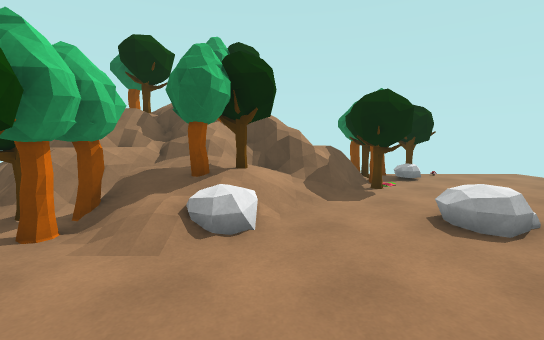
View 1 (above)

24 first-person views from a walk through a Unity game level. The camera is 1.5 m above the floor, tilts 6° down and sees 90° across. The floor is counted in squares, 1 m on a side. Each view is taken from the middle of a square. On the plan, view 1 faces up. The plan holds only what a view shows up to about 14 squares ahead; the rest is blank. The player is left out. Surface patterns are stand-ins for the level's own textures.

View 2
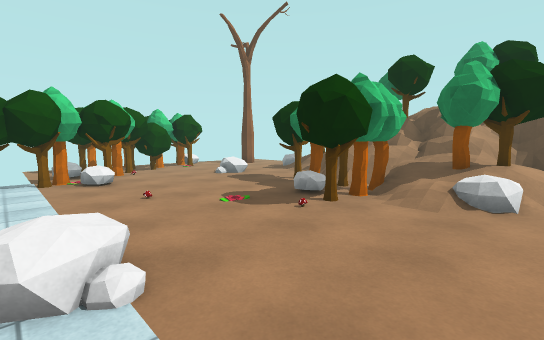

View 3
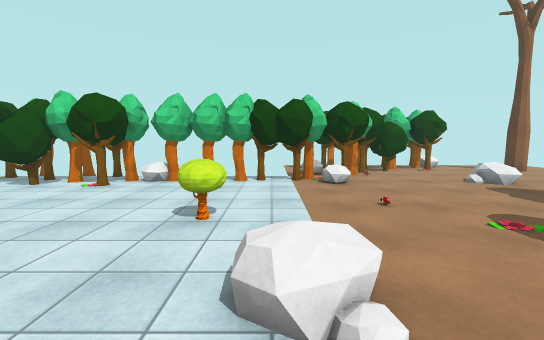

View 4
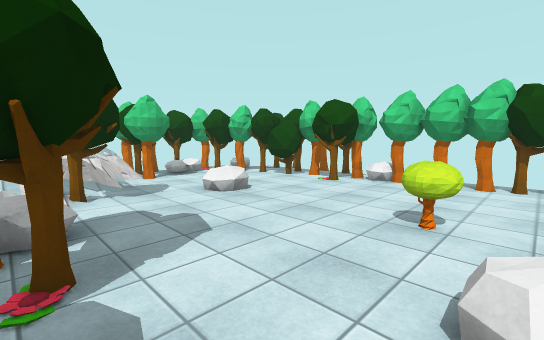

View 5
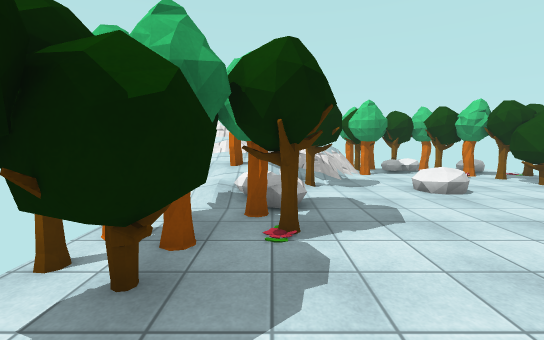

View 6
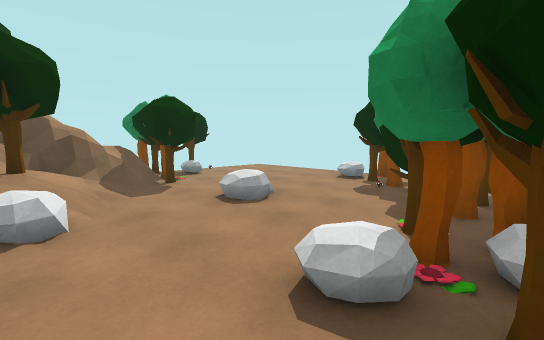

View 7
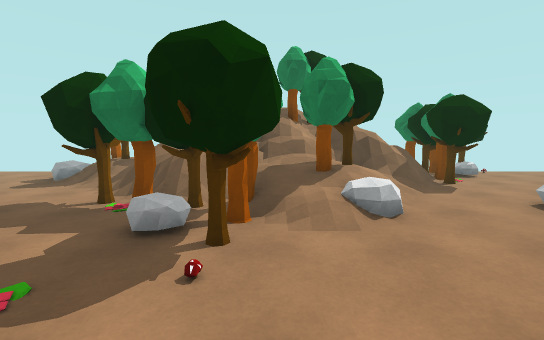

View 8
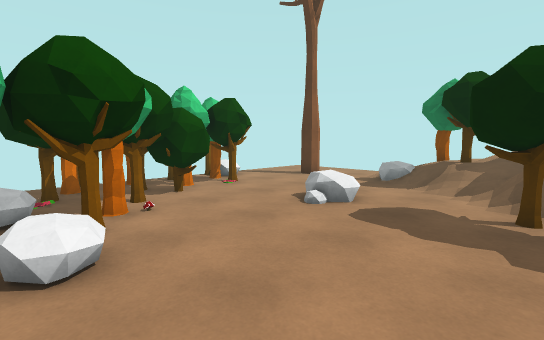

View 9
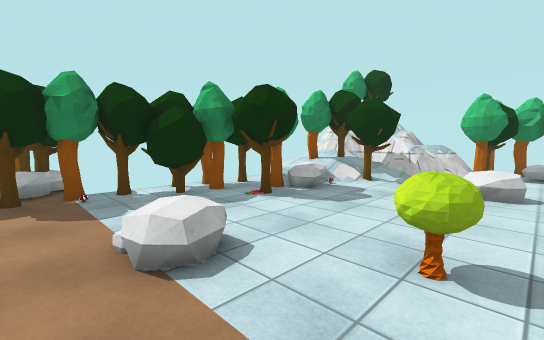

View 10
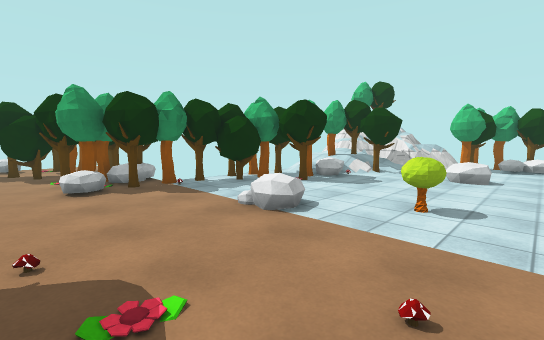

View 11
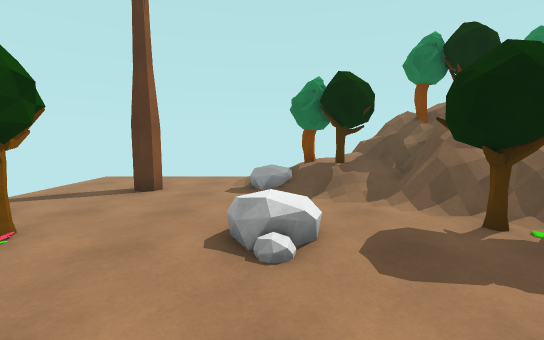

View 12
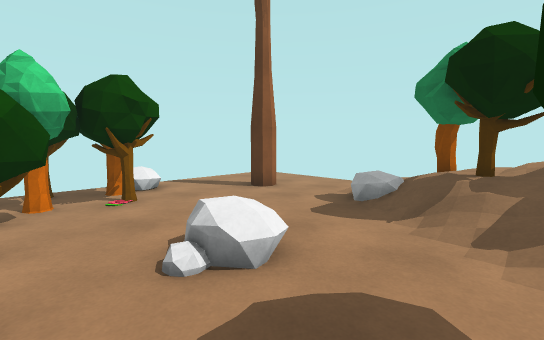

View 13
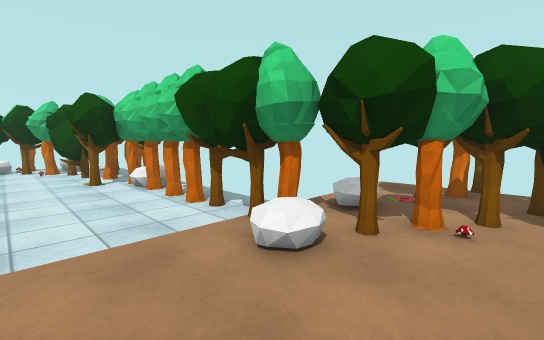

View 14
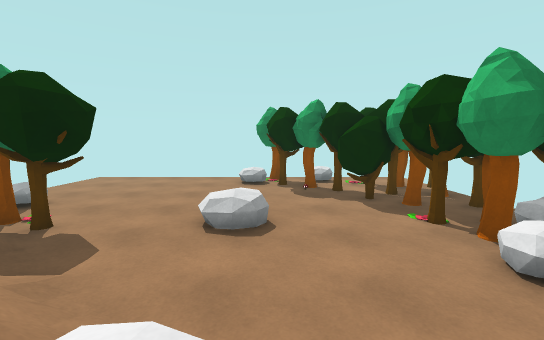

View 15
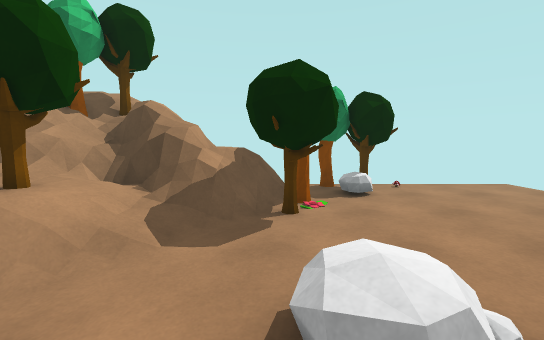

View 16
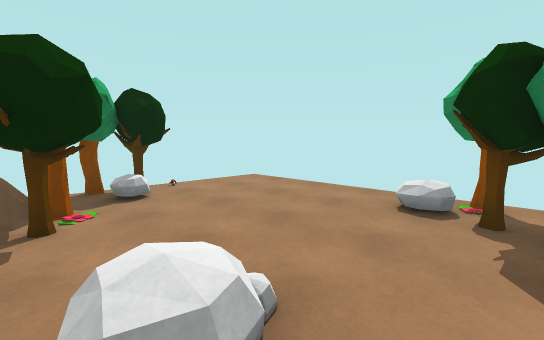

View 17
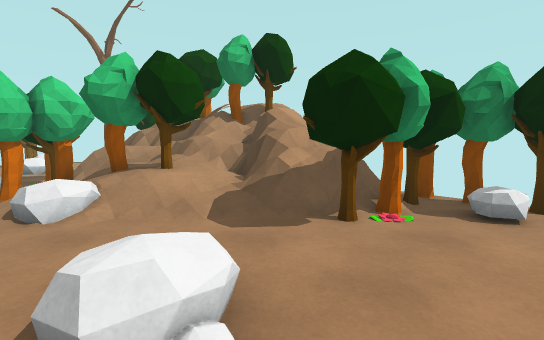

View 18
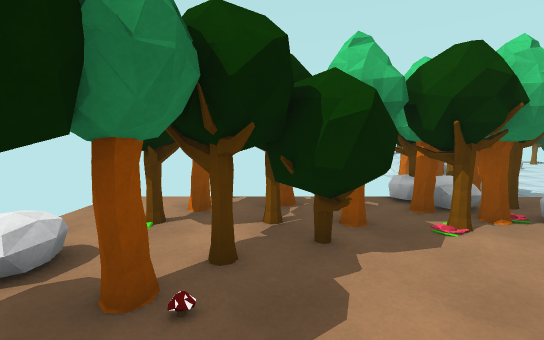

View 19
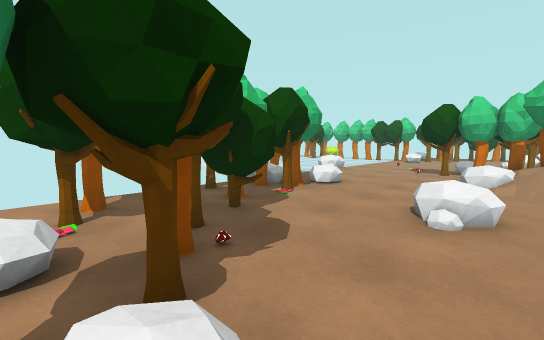

View 20
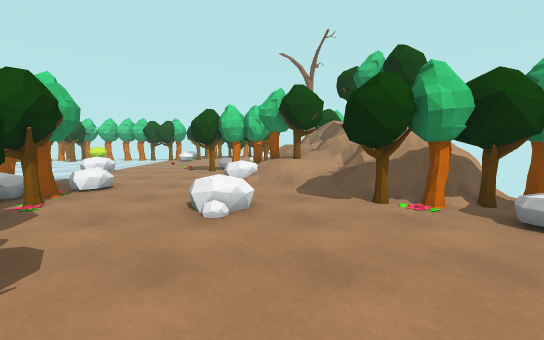

View 21
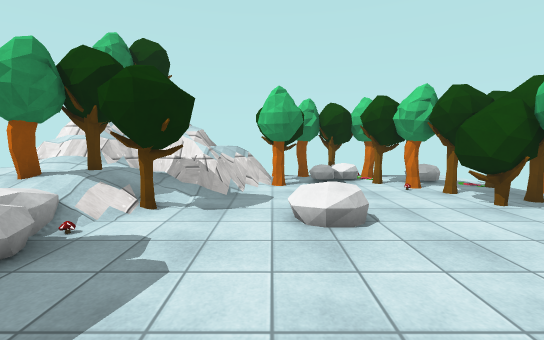

View 22
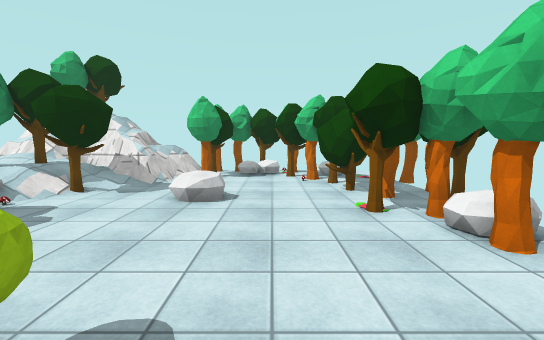

View 23
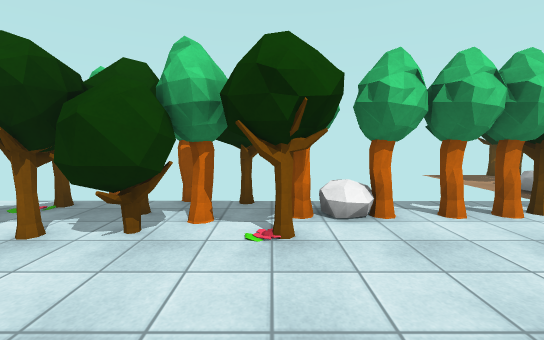

View 24
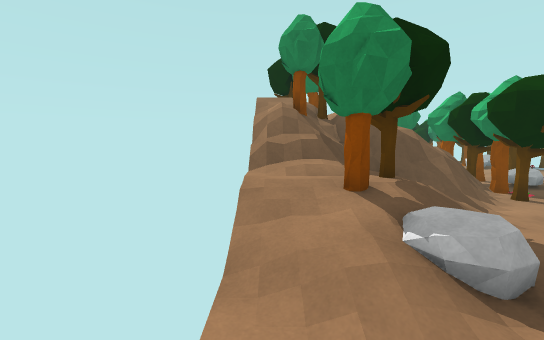

### Floor plan
Key: @ floor where view 1 was taken; # wall or solid block; . main floor; : floor 0.25 m higher than the main floor; + floor 0.5 m higher than the main floor; * floor 0.75 m higher than the main floor; % floor 1 m higher than the main floor; & floor 1.25 m higher than the main floor; $ floor 1.75 m higher than the main floor; / step, stairs or slope; = window, fence, low wall or low ledge; ^ raised ledge; T tree; R rock; F flower; O other object.
Columns run from 18 left of view 1 to 11 right of it. Each row starts with its distance up from view 1.
 13             #     =#= TT##
 12  ......//*%=#      =^TTTT#....
 11  ...../+TT#$#^   #^^^#T#R.....
 10  ...../R T#%#######^^#T.......
  9  ..T..../##==######=^TF.......
  8  ........//====%&##/###.......
  7  ........./==&%*T #/..........
  6 OR T...R..#T##TTT O...........
  5 #T#O...RR.##TTTT+* ..RR.....R
  4  TT#........FRTT/R....R....#OT
  3 T TT#........ T#..........TT#.
  2 OOT##...................##TTR
  1 T# #TT......F.......F.##T####
  0 #TT#T#T=..........@ RTFTTT F#.
 -1  .#OR OR...........#TRTT TTT..
 -2  .....#T......R....TTR## TO
 -3       T#......RR...T#
 -4       TT....T.....###
 -5       TT....T....F#TT
 -6       T..........TTTT
 -7       TT.........T#TT
 -8       TT#........RT#
 -9      ###TF.......R::
-10       ###..RR..###T+
-11        #T...R..#T#TT
-12        ##....../ T#%
-13        #T...../==##==
-14         T#..TT==#####
-15          T R##==##
-16         TOR #T==
-17          TT#TT==

Positions as (right, up) in squares from view 1, and headings:
1: (0, 0), facing up
2: (0, -3), facing up-left
3: (-1, -3), facing left
4: (-1, -3), facing down-left
5: (-1, -2), facing down
6: (-1, -1), facing up-right
7: (-3, -1), facing up
8: (-7, -1), facing up-left
9: (-7, -1), facing down-right
10: (-8, 2), facing down-right
11: (-11, 1), facing up
12: (-8, 3), facing up-left
13: (-8, 2), facing down-left
14: (-2, 4), facing right
15: (3, 3), facing up
16: (3, 3), facing up-right
17: (6, 4), facing up-left
18: (7, 5), facing down
19: (10, 6), facing down-left
20: (10, 6), facing left
21: (-5, -5), facing down
22: (-8, -3), facing down
23: (-6, -9), facing left
24: (-14, 12), facing right
